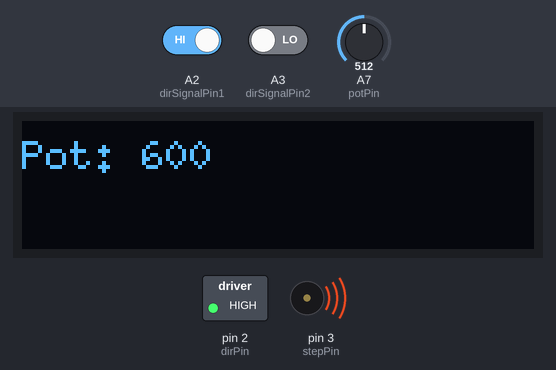
This sketch was run on a simulated Arduino Nano, built with avr-gcc and run on an emulated ATmega328P. On the bench: 128×32 one-colour display, switched loads named in the sketch (green lamp = pin HIGH), buzzer (waves = sounding). Inputs (shaded band) come from the test bench; at power-on: A7 (potPin) = 512, A2 (dirSignalPin1) HIGH, A3 (dirSignalPin2) LOW. Pins used as bus, display or sensor lines are not drawn.

Above: at 0.4 s.
At 1.2 s:
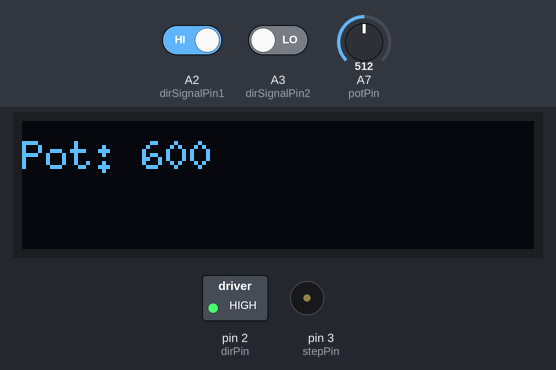
Timing chart, 0 to 0.9 s (numbered marks = the images above; inputs shaded):
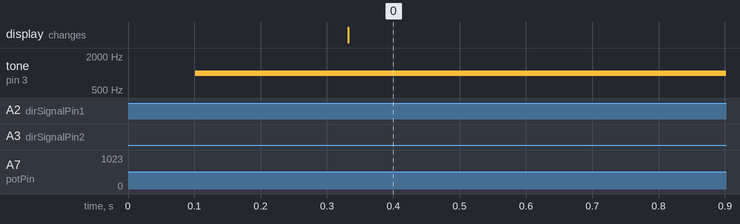

The sketch:

pressure_regulation.ino
```cpp
#include <Wire.h>
#include <U8g2lib.h>
U8G2_SSD1306_128X32_UNIVISION_F_SW_I2C u8g2(U8G2_R0, SCL, SDA, U8X8_PIN_NONE);

// Pins
const int stepPin = 3;
const int dirPin = 2;
const int potPin = A7;
const int dirSignalPin1 = A2;
const int dirSignalPin2 = A3;

// Parameters
const int potMin = 600;
const int potMax = 800;
const int avgSamples = 10;
const unsigned long oledUpdateInterval = 100;

// Globals
int potReadings[avgSamples];
int potIndex = 0;
long potSum = 0;
int potAverage = 0;
int prevPotAverage = 0;
bool direction = true;
volatile bool motorShouldRun = false;
unsigned long lastOledUpdate = 0;
bool upperEndReached = false;
bool lowerEndReached = false;
int upperEndPos = -1;
int lowerEndPos = -1;

void readAndUpdatePotAverage() {
  int val = analogRead(potPin);
  val = constrain(val, potMin, potMax);
  potSum -= potReadings[potIndex];
  potReadings[potIndex] = val;
  potSum += val;
  potIndex = (potIndex + 1) % avgSamples;
  potAverage = potSum / avgSamples;
}

void setupTimer2_OC2B_1kHz() {
  pinMode(stepPin, OUTPUT);
  noInterrupts();
  TCCR2A = 0;
  TCCR2B = 0;
  TCNT2 = 0;
  TCCR2A |= (1 << WGM21);   // CTC mode
  TCCR2A |= (1 << COM2B0);  // Toggle OC2B on match
  TCCR2B |= (1 << CS22);    // Prescaler = 64
  OCR2A = 124;              // 1 kHz with prescaler 64
  OCR2B = OCR2A;
  interrupts();
}

void enableStepping() {
  TCCR2B &= ~((1 << CS22) | (1 << CS21) | (1 << CS20));
  TCCR2B |= (1 << CS22);
  TCCR2A |= (1 << COM2B0);
}

void disableStepping() {
  TCCR2A &= ~(1 << COM2B0);
  TCCR2B &= ~((1 << CS22) | (1 << CS21) | (1 << CS20));
  digitalWrite(stepPin, LOW);
}

void stepperControl() {
  readAndUpdatePotAverage();
  bool signal1 = digitalRead(dirSignalPin1);
  bool signal2 = digitalRead(dirSignalPin2);
  motorShouldRun = false;
  if (signal1 != signal2) {
    direction = signal1;
    digitalWrite(dirPin, direction);
    if (direction) {  // Forward
      if (potAverage >= potMax) {
        upperEndReached = true;
        upperEndPos = potAverage;
      } else if (upperEndReached && (potAverage < (upperEndPos - 10))) {
        upperEndReached = false;
        upperEndPos = -1;
      }
      if (!upperEndReached && potAverage < potMax) {
        motorShouldRun = true;
        enableStepping();
      } else {
        motorShouldRun = false;
        disableStepping();
      }
      lowerEndReached = false;
      lowerEndPos = -1;
    } else {  // Backward
      if (potAverage <= potMin) {
        lowerEndReached = true;
        lowerEndPos = potAverage;
      } else if (lowerEndReached && (potAverage > (lowerEndPos + 10))) {
        lowerEndReached = false;
        lowerEndPos = -1;
      }
      if (!lowerEndReached && potAverage > potMin) {
        motorShouldRun = true;
        enableStepping();
      } else {
        motorShouldRun = false;
        disableStepping();
      }
      upperEndReached = false;
      upperEndPos = -1;
    }
  } else {
    motorShouldRun = false;
    disableStepping();
  }
}

void printStatus() {
  unsigned long nowMillis = millis();
  if (nowMillis - lastOledUpdate >= oledUpdateInterval) {
    u8g2.clearBuffer();
    u8g2.setFont(u8g2_font_6x10_tr);
    u8g2.setCursor(0, 12);
    u8g2.print("Pot: ");
    u8g2.print(potAverage);
    u8g2.setCursor(0, 28);
    if (upperEndReached) {
      u8g2.print("END MAX");
    } else if (lowerEndReached) {
      u8g2.print("END MIN");
    }
    u8g2.sendBuffer();
    lastOledUpdate = millis();
    prevPotAverage = potAverage;
  }
}

void setup() {
  pinMode(stepPin, OUTPUT);
  pinMode(dirPin, OUTPUT);
  pinMode(potPin, INPUT);
  pinMode(dirSignalPin1, INPUT);
  pinMode(dirSignalPin2, INPUT);
  digitalWrite(dirPin, direction);
  for (int i = 0; i < avgSamples; i++) {
    potReadings[i] = analogRead(potPin);
    potReadings[i] = constrain(potReadings[i], potMin, potMax);
    potSum += potReadings[i];
  }
  potAverage = potSum / avgSamples;
  prevPotAverage = potAverage;
  setupTimer2_OC2B_1kHz();
  disableStepping();
  u8g2.begin();
}

void loop() {
  stepperControl();
  printStatus();
}
```
